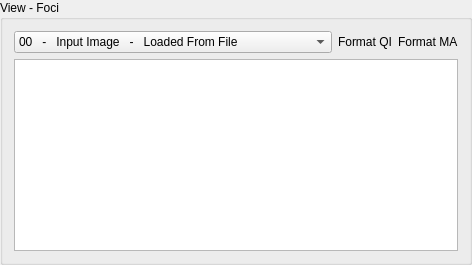
       <widget class="QGroupBox" name="groupBox_View_Foci">
        <property name="sizePolicy">
         <sizepolicy hsizetype="Preferred" vsizetype="Preferred">
          <horstretch>1</horstretch>
          <verstretch>1</verstretch>
         </sizepolicy>
        </property>
        <property name="minimumSize">
         <size>
          <width>375</width>
          <height>0</height>
         </size>
        </property>
        <property name="title">
         <string>View - Foci</string>
        </property>
        <layout class="QGridLayout" name="gridLayout_3">
         <item row="0" column="0">
          <widget class="QComboBox" name="comboBox_View_Foci">
           <item>
            <property name="text">
             <string>00   -   Input Image   -   Loaded From File</string>
            </property>
           </item>
           <item>
            <property name="text">
             <string>01   -   Input Image   -   Converted Depth to 8bit</string>
            </property>
           </item>
           <item>
            <property name="text">
             <string>02   -   Input Image   -   Contrast Improved</string>
            </property>
           </item>
           <item>
            <property name="text">
             <string>03   -   Input Image   -   Remove Noise</string>
            </property>
           </item>
           <item>
            <property name="text">
             <string>04   -   Binarization   -   Local Adaptive Mean</string>
            </property>
           </item>
           <item>
            <property name="text">
             <string>05   -   ROI   -   Margin to Nuclei</string>
            </property>
           </item>
           <item>
            <property name="text">
             <string>06   -   ROI   -   Out of Nuclei and in Cytoplasma</string>
            </property>
           </item>
           <item>
            <property name="text">
             <string>07   -   ROI   -   Edges</string>
            </property>
           </item>
           <item>
            <property name="text">
             <string>08   -   ROI   -   Mask applyed</string>
            </property>
           </item>
           <item>
            <property name="text">
             <string>09   -   ROI  -   Connect near Foci</string>
            </property>
           </item>
           <item>
            <property name="text">
             <string>10   -   ROI   -   Select by Area</string>
            </property>
           </item>
           <item>
            <property name="text">
             <string>11   -   Centroid   -   Reduced to Centroid</string>
            </property>
           </item>
           <item>
            <property name="text">
             <string>12   -   Regions   -   Watershed of Nuclei in Cytoplasm</string>
            </property>
           </item>
           <item>
            <property name="text">
             <string>13   -   Regions   -   Convert to 8bit</string>
            </property>
           </item>
           <item>
            <property name="text">
             <string>14   -   Centroid   -   Assign to Cores</string>
            </property>
           </item>
          </widget>
         </item>
         <item row="0" column="1">
          <widget class="QLabel" name="label_View_Foci_QI_Format">
           <property name="maximumSize">
            <size>
             <width>65</width>
             <height>16777215</height>
            </size>
           </property>
           <property name="text">
            <string>Format QI</string>
           </property>
          </widget>
         </item>
         <item row="0" column="2">
          <widget class="QLabel" name="label_View_Foci_MA_Format">
           <property name="maximumSize">
            <size>
             <width>65</width>
             <height>16777215</height>
            </size>
           </property>
           <property name="text">
            <string>Format MA</string>
           </property>
          </widget>
         </item>
         <item row="1" column="0" colspan="3">
          <widget class="QGraphicsView" name="graphicsView_Foci">
           <property name="mouseTracking">
            <bool>true</bool>
           </property>
          </widget>
         </item>
        </layout>
       </widget>
